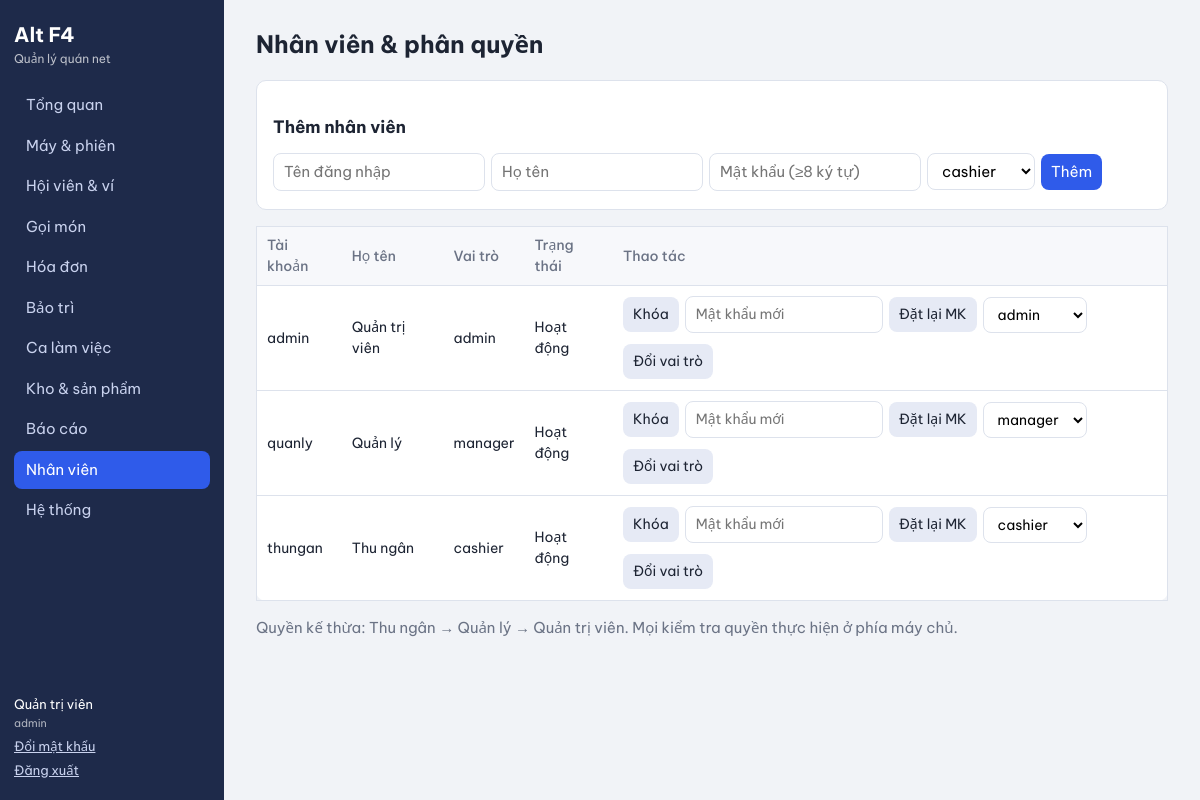
Screenshot of /app.php?p=staff (signed in) with the database file from the repository.
### tables this page shows
CREATE TABLE users(
 id INT AUTO_INCREMENT PRIMARY KEY,
 username VARCHAR(40) NOT NULL UNIQUE,
 pass VARCHAR(255) NOT NULL COMMENT 'password_hash()',
 fullname VARCHAR(100) NOT NULL,
 role ENUM('cashier','manager','admin') NOT NULL DEFAULT 'cashier',
 active TINYINT NOT NULL DEFAULT 1,
 created_at DATETIME DEFAULT CURRENT_TIMESTAMP
);

### app.php (called while the page is built, shortened)
<?php
require __DIR__.'/lib.php';
$map=['dashboard'=>1,'machines'=>1,'members'=>1,'orders'=>1,'invoices'=>1,'maintenance'=>1,'shifts'=>1,'password'=>1,'inventory'=>2,'reports'=>2,'staff'=>2,'system'=>3];
$p=$_GET['p']??'dashboard';if(!isset($map[$p]))$p='dashboard';
require __DIR__."/pages/$p.php";

### pages/staff.php (the view, shortened to what this page needs)
<?php
$A=p('a');$roles=lvl()>=3?['cashier','manager','admin']:['cashier'];
function can($t){return lvl()>=3||($t['role']==='cashier'&&$t['id']!=uid());}
$us=all('SELECT * FROM users ORDER BY id');head('Nhân viên & phân quyền');?>
<section class="card"><h2>Thêm nhân viên</h2><form method="post" class="row"><?=field()?><input type="hidden" name="a" value="add"><input name="username" placeholder="Tên đăng nhập" required><input name="fullname" placeholder="Họ tên" required><input type="password" name="password" placeholder="Mật khẩu (≥8 ký tự)" required><select name="role"><?php foreach($roles as $r)echo "<option>$r</option>";?></select><button>Thêm</button></form></section>
<table><tr><th>Tài khoản</th><th>Họ tên</th><th>Vai trò</th><th>Trạng thái</th><th>Thao tác</th></tr><?php foreach($us as $u):?><tr><td><?=h($u['username'])?></td><td><?=h($u['fullname'])?></td><td><?=h($u['role'])?></td><td><?=$u['active']?'Hoạt động':'Đã khóa'?></td><td>
<?php if(can($u)):?><form method="post" class="row"><?=field()?><input type="hidden" name="id" value="<?=$u['id']?>"><button name="a" value="toggle" class="alt"><?=$u['active']?'Khóa':'Mở khóa'?></button><input type="password" name="password" placeholder="Mật khẩu mới"><button name="a" value="reset" class="alt">Đặt lại MK</button><?php if(lvl()>=3){?><select name="role"><?php foreach($roles as $r)echo '<option'.($r===$u['role']?' selected':'').'>'.$r.'</option>';?></select><button name="a" value="role" class="alt">Đổi vai trò</button><?php }?></form><?php else:echo '<span class="mut">—</span>';endif;?></td></tr><?php endforeach;?></table>
<p class="mut">Quyền kế thừa: Thu ngân → Quản lý → Quản trị viên. Mọi kiểm tra quyền thực hiện ở phía máy chủ.</p>
<?php foot();

### lib.php (shortened to what this page needs)
<?php
function db(){static $d;if(!$d){$d=new PDO('mysql:host='.DB_HOST.';dbname='.DB_NAME.';charset=utf8mb4',DB_USER,DB_PASS,[PDO::ATTR_ERRMODE=>PDO::ERRMODE_EXCEPTION,PDO::ATTR_DEFAULT_FETCH_MODE=>PDO::FETCH_ASSOC]);$d->exec("SET time_zone='+07:00'");}return $d;}
function q($s,$p=[]){$t=db()->prepare($s);$t->execute($p);return $t;}
function all($s,$p=[]){return q($s,$p)->fetchAll();}
function h($s){return htmlspecialchars((string)$s,ENT_QUOTES,'UTF-8');}
function user(){return $_SESSION['u']??null;}
function lvl(){return LV[$_SESSION['u']['role']??'']??0;}
function head($title){
 $nav=[['dashboard','Tổng quan',1],['machines','Máy & phiên',1],['members','Hội viên & ví',1],['orders','Gọi món',1],['invoices','Hóa đơn',1],['maintenance','Bảo trì',1],['shifts','Ca làm việc',1],['inventory','Kho & sản phẩm',2],['reports','Báo cáo',2],['staff','Nhân viên',2],['system','Hệ thống',3]];
 $cur=$_GET['p']??'dashboard';$u=user();
 echo '<!doctype html><html lang="vi"><head><meta charset="utf-8"><meta name="viewport" content="width=device-width,initial-scale=1"><title>'.h($title).' · Quản lý quán net</title><link rel="preconnect" href="https://fonts.googleapis.com"><link href="https://fonts.googleapis.com/css2?family=Be+Vietnam+Pro:wght@400;500;700&display=swap" rel="stylesheet"><link rel="stylesheet" href="assets/style.css"></head><body><aside><div class="brand">Alt F4<small>Quản lý quán net</small></div><nav>';
 foreach($nav as $n)if(lvl()>=$n[2])echo '<a href="?p='.$n[0].'"'.($cur===$n[0]?' class="on"':'').'>'.$n[1].'</a>';
 echo '</nav><div class="me">'.h($u['fullname']).'<small>'.h($u['role']).'</small><a href="?p=password">Đổi mật khẩu</a><a href="login.php?out=1">Đăng xuất</a></div></aside><main><h1>'.h($title).'</h1>';
 foreach($_SESSION['f']??[] as $f)echo '<div class="msg '.$f[1].'">'.h($f[0]).'</div>';unset($_SESSION['f']);}
function foot(){echo '</main></body></html>';}

### assets/style.css (style rules this page uses)
:root { --ink:#1d2433;--mut:#6b7385;--bg:#f1f3f7;--card:#fff;--side:#1e2a4a;--acc:#2f5bea;--ok:#16874a;--busy:#c26a00;--bad:#c62d2d;--line:#dde2ec }
* { box-sizing:border-box }
body { margin:0;font:15px/1.5 'Be Vietnam Pro',system-ui,sans-serif;color:var(--ink);background:var(--bg);display:flex;min-height:100vh }
aside { width:224px;background:var(--side);color:#fff;padding:20px 14px;display:flex;flex-direction:column;gap:18px;position:sticky;top:0;height:100vh;flex:none }
.brand { font-weight:700;font-size:20px }
.brand small { display:block;font-weight:400;font-size:12px;opacity:.7 }
nav { display:flex;flex-direction:column;gap:2px;flex:1 }
nav a { color:#c9d2ee;text-decoration:none;padding:8px 12px;border-radius:8px }
nav a.on { background:var(--acc);color:#fff }
.me { font-size:13px }
.me small { display:block;opacity:.65;margin-bottom:6px }
.me a { display:block;color:#c9d2ee;margin-top:4px }
main { flex:1;padding:26px 32px;min-width:0 }
h1 { margin:0 0 18px;font-size:24px }
h2 { font-size:17px;margin:18px 0 10px }
.card { background:var(--card);border:1px solid var(--line);border-radius:10px;padding:16px;margin-bottom:16px }
table { width:100%;border-collapse:collapse;background:var(--card);border:1px solid var(--line);border-radius:10px;margin-bottom:16px;font-size:14px }
th,td { padding:8px 10px;border-bottom:1px solid var(--line);text-align:left;vertical-align:middle }
th { background:#f7f8fb;font-weight:500;color:var(--mut) }
input,select,button,.btn { font:inherit;padding:7px 10px;border:1px solid var(--line);border-radius:8px;background:#fff;margin:3px 0;max-width:100% }
button,.btn { background:var(--acc);color:#fff;border:0;cursor:pointer;text-decoration:none;display:inline-block }
button.alt,.btn.alt { background:#e6eaf5;color:var(--ink) }
.row { display:flex;flex-wrap:wrap;gap:6px;align-items:center }
.row input,.row select { margin:0 }
.mut { color:var(--mut) }

### rows the page displays
users: fullname "Quản trị viên", role "admin", username "admin", active "Hoạt động"
users: username "quanly", fullname "Quản lý", role "manager", active "Hoạt động"
users: username "thungan", fullname "Thu ngân", role "cashier", active "Hoạt động"

### other values shown
$n[1] "Tổng quan"
$n[1] "Máy & phiên"
$n[1] "Hội viên & ví"
$n[1] "Gọi món"
$n[1] "Hóa đơn"
$n[1] "Bảo trì"
$n[1] "Ca làm việc"
$n[1] "Kho & sản phẩm"
$n[1] "Báo cáo"
$n[1] "Nhân viên"
$n[1] "Hệ thống"
$title "Nhân viên & phân quyền"
form field role "cashier"
